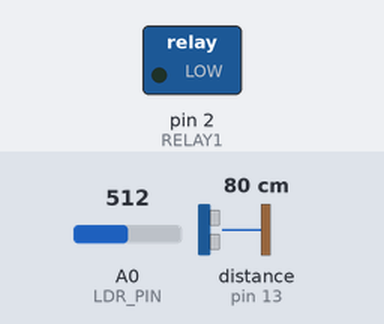
Recording of a sketch running on a simulated Arduino Uno, built with avr-gcc and run on an emulated ATmega328P. Shown: switched loads named in the sketch (green lamp = pin HIGH). Wiring (inferred from the names in the program): ultrasonic range finder: trigger pin 10; echo pin 13. Inputs (shaded band) come from the test bench; at power-on: A0 (LDR_PIN) = 512, distance to the obstacle (sensor on pin 13) 80 cm. The echo pulse lasts 58.3 µs per cm; pins used as bus, display or sensor lines are not drawn; what the sketch prints to the serial monitor is not drawn.

Above: at 1.8 s.
1.9 s: A0 (LDR_PIN) set to 16
3.4 s: A0 (LDR_PIN) set to 13
At 5.2 s:
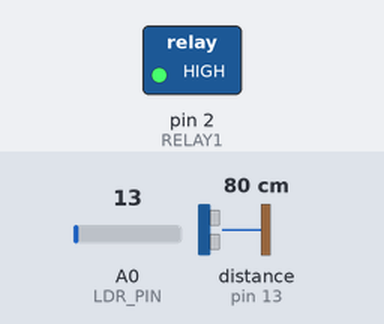
5.5 s: distance to the obstacle (sensor on pin 13) set to 4 cm
7.3 s: distance to the obstacle (sensor on pin 13) set to 2 cm
8.8 s: distance to the obstacle (sensor on pin 13) set to 120 cm
At 9.7 s:
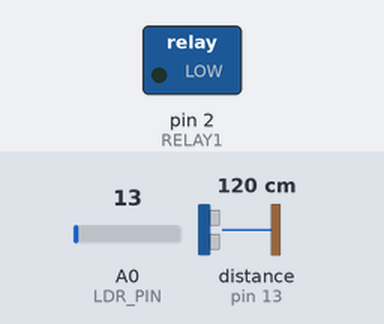
10.6 s: distance to the obstacle (sensor on pin 13) set to 105 cm
12.3 s: distance to the obstacle (sensor on pin 13) set to 96 cm
At 13.6 s:
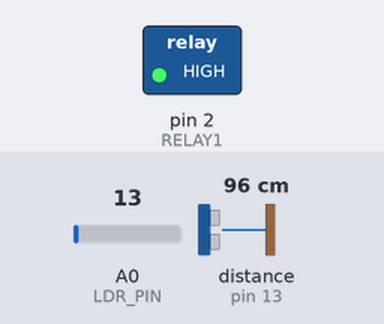
Timing chart, 0 to 15.3 s (numbered marks = the images above; inputs shaded):
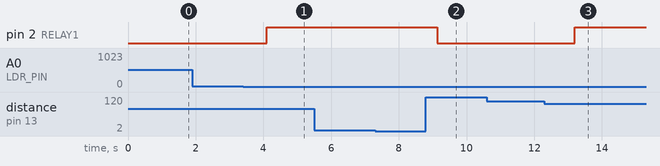

Measured:
- the behaviour switches between 15 and 14 on A0 (LDR_PIN) (found by bisection; images 0 and 1)
- the behaviour switches between 101 and 100 cm on distance to the obstacle (sensor on pin 13) (found by bisection; images 2 and 3)
- after the input at 1.9 s, every drawn part: stays the same
- after the input at 3.4 s, pin 2 (RELAY1): LOW → HIGH after 0.69 s
- after the input at 5.5 s, every drawn part: stays the same
- after the input at 7.3 s, every drawn part: stays the same
- after the input at 8.8 s, pin 2 (RELAY1): HIGH → LOW after 0.34 s
- after the input at 10.6 s, every drawn part: stays the same
- after the input at 12.3 s, pin 2 (RELAY1): LOW → HIGH after 0.90 s

The sketch:

005_ultrsonic_relay.ino
```cpp
// v1.1 - Rahul B.
// HC-SR04 Ultrasonic Sensor with Relay Control
// Relay turns ON when distance is below threshold AND LDR detects darkness

// --- Pin Definitions ---
#define trigPin     10        // Trigger pin of HC-SR04
#define echoPin     13        // Echo pin of HC-SR04
#define LDR_PIN     A0        // Analog pin connected to LDR
#define RELAY1      2         // Relay control pin

// --- Distance & Thresholds ---
float duration, distance;
const float DISTANCE_THRESHOLD_CM = 100.0;  // Trigger if object is closer than this
const int LDR_DARK_THRESHOLD = 15;         // Lower values = darker (adjust as needed)

void setup() {
  Serial.begin(9600);

  // Setup pins
  pinMode(trigPin, OUTPUT);
  pinMode(echoPin, INPUT);
  pinMode(LDR_PIN, INPUT);
  pinMode(RELAY1, OUTPUT);

  // Ensure relay is off initially
  digitalWrite(RELAY1, LOW);

  Serial.println("🔧 System Initialized - Rahul B. v1.1");
}

void loop() {
  // --- Trigger ultrasonic pulse ---
  digitalWrite(trigPin, LOW);
  delayMicroseconds(2);
  digitalWrite(trigPin, HIGH);
  delayMicroseconds(10);
  digitalWrite(trigPin, LOW);

  // --- Read echo time ---
  duration = pulseIn(echoPin, HIGH);
  distance = (duration / 2.0) * 0.0343;

  // --- Read LDR value ---
  int ldrValue = analogRead(LDR_PIN);

  // --- Debugging Output ---
  Serial.print("📏 Distance: ");
  Serial.print(distance);
  Serial.print(" cm\t");

  Serial.print(" LDR: ");
  Serial.println(ldrValue);

  // --- Check range validity ---
  if (distance >= 400 || distance <= 2) {
    Serial.println("⚠️ Distance out of range. Relay OFF");
    digitalWrite(RELAY1, LOW);
  }
  else {
    // --- Decision: Turn relay ON if close and dark ---
    if (distance <= DISTANCE_THRESHOLD_CM && ldrValue < LDR_DARK_THRESHOLD) {
      digitalWrite(RELAY1, HIGH);
      Serial.println("✅ Object detected & Dark: Relay ON");
    }
    else {
      digitalWrite(RELAY1, LOW);
      Serial.println("ℹ️ Condition not met: Relay OFF");
    }
  }

  delay(1000);  // Wait 1 second
}
```
